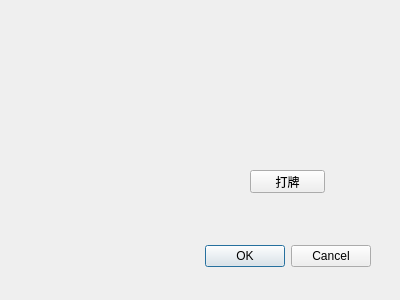
<?xml version="1.0" encoding="UTF-8"?>
<ui version="4.0">
 <class>Dialog</class>
 <widget class="QDialog" name="Dialog">
  <property name="geometry">
   <rect>
    <x>0</x>
    <y>0</y>
    <width>400</width>
    <height>300</height>
   </rect>
  </property>
  <property name="windowTitle">
   <string>Dialog</string>
  </property>
  <widget class="QDialogButtonBox" name="buttonBox">
   <property name="geometry">
    <rect>
     <x>30</x>
     <y>240</y>
     <width>341</width>
     <height>32</height>
    </rect>
   </property>
   <property name="orientation">
    <enum>Qt::Horizontal</enum>
   </property>
   <property name="standardButtons">
    <set>QDialogButtonBox::Cancel|QDialogButtonBox::Ok</set>
   </property>
  </widget>
  <widget class="QPushButton" name="pushButton">
   <property name="geometry">
    <rect>
     <x>250</x>
     <y>170</y>
     <width>75</width>
     <height>23</height>
    </rect>
   </property>
   <property name="text">
    <string>打牌</string>
   </property>
  </widget>
 </widget>
 <resources/>
 <connections>
  <connection>
   <sender>buttonBox</sender>
   <signal>accepted()</signal>
   <receiver>Dialog</receiver>
   <slot>accept()</slot>
   <hints>
    <hint type="sourcelabel">
     <x>248</x>
     <y>254</y>
    </hint>
    <hint type="destinationlabel">
     <x>157</x>
     <y>274</y>
    </hint>
   </hints>
  </connection>
  <connection>
   <sender>buttonBox</sender>
   <signal>rejected()</signal>
   <receiver>Dialog</receiver>
   <slot>reject()</slot>
   <hints>
    <hint type="sourcelabel">
     <x>316</x>
     <y>260</y>
    </hint>
    <hint type="destinationlabel">
     <x>286</x>
     <y>274</y>
    </hint>
   </hints>
  </connection>
 </connections>
</ui>
